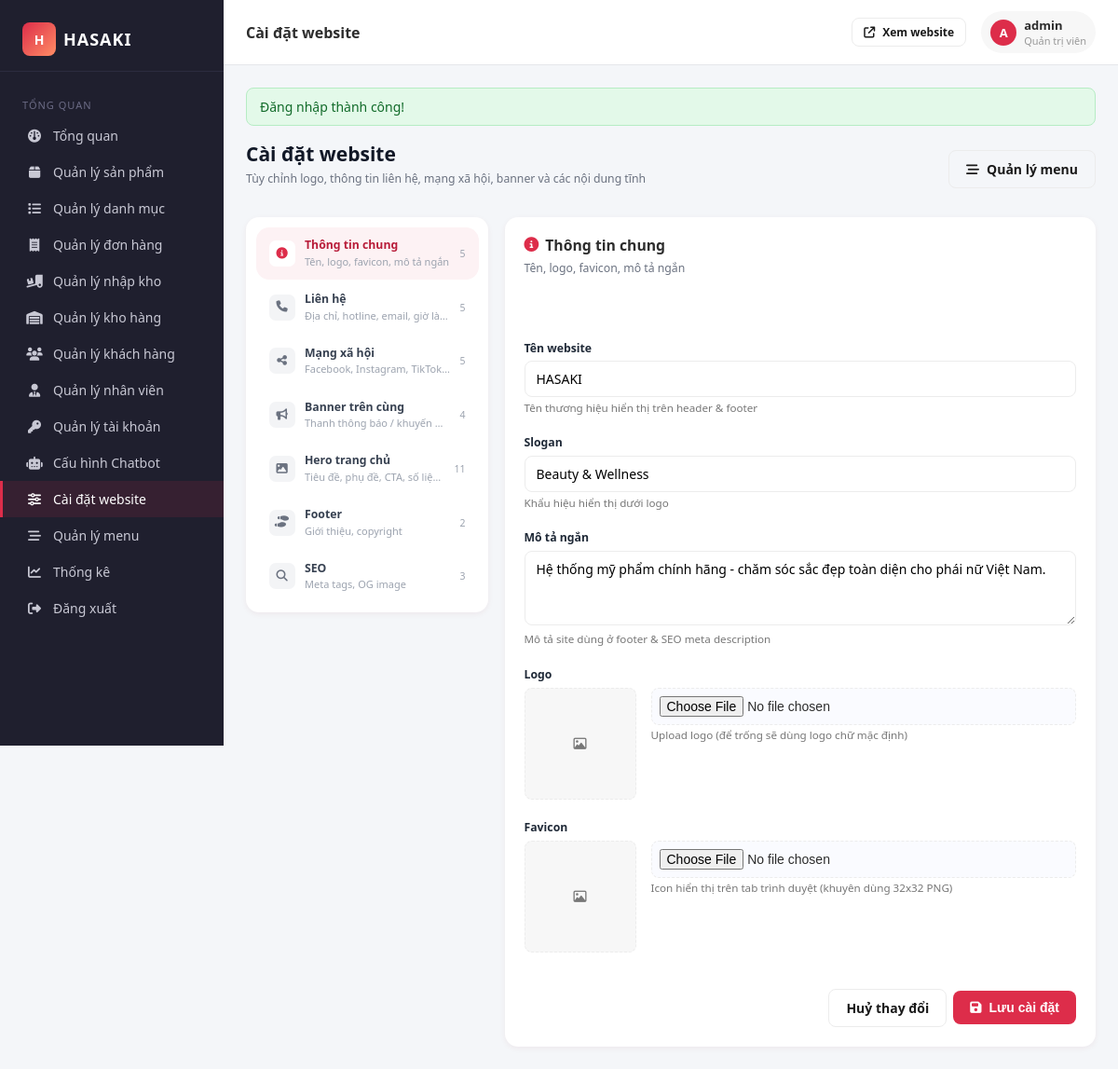
The app's page /admin/settings.php (signed in) with its own data.
### tables this page shows
CREATE TABLE CauHinh (
  Khoa          VARCHAR(100) PRIMARY KEY,
  GiaTri        TEXT NULL,
  Loai          VARCHAR(20) DEFAULT 'text',
  Nhom          VARCHAR(50) NULL,
  TenHienThi    VARCHAR(255) NULL,
  GhiChu        VARCHAR(500) NULL,
  ThuTu         INT DEFAULT 0,
  CapNhatLuc    DATETIME DEFAULT CURRENT_TIMESTAMP ON UPDATE CURRENT_TIMESTAMP
);

### src/helpers/functions.php (called while the page is built, shortened)
<?php
function e(?string $value): string {
    return htmlspecialchars($value ?? '', ENT_QUOTES, 'UTF-8');
}
function url(string $path = ''): string {
    return BASE_URL . '/' . ltrim($path, '/');
}

### config/database.php (called while the page is built, shortened)
<?php
class Database {
    private static ?PDO $pdo = null;
    public static function getConnection(): PDO {
        if (self::$pdo === null) {
            $dsn = 'mysql:host=' . DB_HOST . ';dbname=' . DB_NAME . ';charset=' . DB_CHARSET;
            $options = [
                PDO::ATTR_ERRMODE              => PDO::ERRMODE_EXCEPTION,
                PDO::ATTR_DEFAULT_FETCH_MODE   => PDO::FETCH_ASSOC,
                PDO::ATTR_EMULATE_PREPARES     => false,
                PDO::MYSQL_ATTR_INIT_COMMAND   => "SET NAMES utf8mb4 COLLATE utf8mb4_unicode_ci",
            ];
            self::$pdo = new PDO($dsn, DB_USER, DB_PASS, $options);
        }
        return self::$pdo;
    }
}

### src/Business/SettingBLL.php (called while the page is built, shortened)
<?php
require_once __DIR__ . '/../DataAccess/SettingDAL.php';
class SettingBLL {
    private SettingDAL $dal;
    public function __construct() { $this->dal = new SettingDAL(); }
    public function getAllGrouped(): array { return $this->dal->getAllGrouped(); }
}

### src/DataAccess/BaseDAL.php (called while the page is built, shortened)
<?php
require_once __DIR__ . '/../../config/database.php';
abstract class BaseDAL {
    public function __construct() {
        $this->db = Database::getConnection();
    }
}

### src/DataAccess/SettingDAL.php (called while the page is built, shortened)
<?php
require_once __DIR__ . '/BaseDAL.php';
class SettingDAL extends BaseDAL {
    public function getAllGrouped(): array {
        $stmt = $this->db->query(
            "SELECT * FROM CauHinh ORDER BY Nhom, ThuTu, Khoa"
        );
        $groups = [];
        foreach ($stmt->fetchAll() as $row) {
            $groups[$row['Nhom'] ?? 'other'][] = $row;
        }
        return $groups;
    }
}

### public/admin/settings.php (the view, shortened to what this page needs)
<?php
require_once __DIR__ . '/../../src/Business/SettingBLL.php';
$bll = new SettingBLL();
$groups = $bll->getAllGrouped();
$activeGroup = $_GET['group'] ?? 'general';
$groupMeta = [
  'general' => ['Thông tin chung', 'fa-circle-info',  'Tên, logo, favicon, mô tả ngắn'],
  'contact' => ['Liên hệ',          'fa-phone',        'Địa chỉ, hotline, email, giờ làm việc'],
  'social'  => ['Mạng xã hội',      'fa-share-nodes',  'Facebook, Instagram, TikTok, YouTube...'],
  'banner'  => ['Banner trên cùng', 'fa-bullhorn',     'Thanh thông báo / khuyến mãi đầu trang'],
  'hero'    => ['Hero trang chủ',   'fa-image',        'Tiêu đề, phụ đề, CTA, số liệu thống kê'],
  'footer'  => ['Footer',           'fa-shoe-prints',  'Giới thiệu, copyright'],
  'seo'     => ['SEO',              'fa-magnifying-glass', 'Meta tags, OG image'],
];
require __DIR__ . '/includes/layout-top.php';
?>
<div class="flex items-center justify-between mb-6">
  <div>
    <h1 class="text-2xl font-bold text-gray-900 m-0">Cài đặt website</h1>
    <p class="text-sm text-gray-500 mt-1">Tùy chỉnh logo, thông tin liên hệ, mạng xã hội, banner và các nội dung tĩnh</p>
  </div>
  <a href="<?= url('admin/menus.php') ?>" class="btn-outline btn"><i class="fa-solid fa-bars-staggered"></i> Quản lý menu</a>
</div>
<div class="grid lg:grid-cols-[260px_1fr] gap-5">
  <aside class="bg-white rounded-2xl shadow-card border border-gray-100 p-3 self-start">
    <nav class="flex flex-col gap-0.5">
      <?php foreach ($groupMeta as $key => [$label, $icon, $desc]):
        $count = count($groups[$key] ?? []);
        $active = $activeGroup === $key;
      ?>
        <a href="?group=<?= $key ?>"
           class="flex items-center gap-3 px-4 py-3 rounded-xl transition-colors text-sm <?= $active ? 'bg-brand-50 text-brand-600' : 'text-gray-700 hover:bg-gray-50' ?>">
          <span class="w-8 h-8 rounded-lg flex items-center justify-center <?= $active ? 'bg-white text-brand-500' : 'bg-gray-100 text-gray-500' ?>">
            <i class="fa-solid <?= $icon ?>"></i>
          </span>
          <span class="flex-1 min-w-0">
            <span class="block font-semibold"><?= e($label) ?></span>
            <span class="block text-[11px] text-gray-400 truncate"><?= e($desc) ?></span>
          </span>
          <span class="text-xs text-gray-400"><?= $count ?></span>
        </a>
      <?php endforeach; ?>
    </nav>
  </aside>
  <div class="bg-white rounded-2xl shadow-card border border-gray-100">
    <?php $rows = $groups[$activeGroup] ?? []; ?>
    <div class="px-6 py-5 border-b border-gray-100 flex items-center justify-between">
      <div>
        <h2 class="text-lg font-bold m-0 flex items-center gap-2">
          <i class="fa-solid <?= $groupMeta[$activeGroup][1] ?? 'fa-cog' ?> text-brand-500"></i>
          <?= e($groupMeta[$activeGroup][0] ?? ucfirst($activeGroup)) ?>
        </h2>
        <p class="text-sm text-gray-500 mt-1"><?= e($groupMeta[$activeGroup][2] ?? '') ?></p>
      </div>
    </div>
    <form method="post" enctype="multipart/form-data" class="p-6 space-y-5">
      <?php foreach ($rows as $row):
        $type  = $row['Loai'] ?? 'text';
        $key   = $row['Khoa'];
        $label = $row['TenHienThi'] ?: $key;
        $val   = $row['GiaTri'] ?? '';
        $hint  = $row['GhiChu'] ?? '';
      ?>
        <div class="form-row">
          <label class="!text-sm !font-semibold !text-gray-800 !mb-1.5 block"><?= e($label) ?></label>
          <?php if ($type === 'image'): ?>
            <div class="image-uploader">
              <div class="preview" data-preview style="width:120px;height:120px">
                <?php if ($val): ?>
                  <img src="<?= asset(e($val)) ?>" onerror="this.style.display='none';this.parentNode.innerHTML='<i class=&quot;fa-regular fa-image&quot;></i>'">
                <?php else: ?>
                  <i class="fa-regular fa-image"></i>
                <?php endif; ?>
              </div>
              <div class="uploader-fields">
                <input type="file" name="file_<?= e($key) ?>" accept="image/*" data-image-input>
                <?php if ($hint): ?><small class="muted block mt-1"><?= e($hint) ?></small><?php endif; ?>
              </div>
            </div>
          <?php elseif ($type === 'textarea'): ?>
            <textarea name="<?= e($key) ?>" rows="<?= str_contains($val, "\n") || mb_strlen($val) > 100 ? 4 : 2 ?>"><?= e($val) ?></textarea>
            <?php if ($hint): ?><small class="muted block mt-1"><?= e($hint) ?></small><?php endif; ?>
          <?php elseif (in_array($type, ['url', 'email', 'tel'])): ?>
            <input type="<?= $type ?>" name="<?= e($key) ?>" value="<?= e($val) ?>"
                   placeholder="<?= $type === 'url' ? 'https://...' : ($type === 'email' ? 'email@example.com' : '0123456789') ?>">
            <?php if ($hint): ?><small class="muted block mt-1"><?= e($hint) ?></small><?php endif; ?>
          <?php else: ?>
            <input type="text" name="<?= e($key) ?>" value="<?= e($val) ?>">
            <?php if ($hint): ?><small class="muted block mt-1"><?= e($hint) ?></small><?php endif; ?>
          <?php endif; ?>
        </div>
      <?php endforeach; ?>
      <div class="flex items-center justify-end gap-2 pt-5 border-t border-gray-100">
        <a href="<?= url('admin/settings.php?group=' . $activeGroup) ?>" class="btn-outline btn">Huỷ thay đổi</a>
        <button class="btn"><i class="fa-solid fa-floppy-disk"></i> Lưu cài đặt</button>
      </div>
    </form>
  </div>
</div>
<?php require __DIR__ . '/includes/layout-bottom.php'; ?>

### public/assets/css/admin.css (style rules this page uses)
*, *::before, *::after { box-sizing: border-box; }
html, body { margin: 0; padding: 0; font-family: "Segoe UI", "Roboto", "Helvetica Neue", Arial, sans-serif; font-size: 14px; background: #f4f6f9; color: #2d2d2d; }
a { color: #1a1a1a; text-decoration: none; }
.btn { display: inline-flex; align-items: center; justify-content: center; gap: 8px; padding: 10px 18px; border: 0; background: #DD2D4A; color: #fff; font-weight: 600; border-radius: 8px; cursor: pointer; transition: filter 0.2s, transform 0.1s; text-decoration: none; font-size: 14px; }
.btn-outline { display: inline-flex; align-items: center; justify-content: center; gap: 8px; padding: 10px 18px; border: 0; background: transparent; color: #1a1a1a; font-weight: 600; border-radius: 8px; cursor: pointer; transition: filter 0.2s, transform 0.1s; text-decoration: none; font-size: 14px; }
.btn-outline { border: 1px solid #ececec; }
.input, input:not([type=submit]):not([type=button]):not([type=checkbox]):not([type=radio]):not([type=file]):not([type=color]):not([type=range]):not([type=image]), select, textarea { width: 100%; padding: 9px 12px; font-size: 14px; font-family: inherit; background: #fff; border: 1px solid #ececec; border-radius: 8px; outline: none; transition: border-color 0.2s, box-shadow 0.2s; }
textarea { min-height: 80px; resize: vertical; }
label { display: block; margin-bottom: 4px; font-weight: 600; font-size: 13px; }
input[type=file] { width: 100%; padding: 8px; font-size: 14px; background: #fafbff; border: 1px dashed #ececec; border-radius: 8px; cursor: pointer; }
.image-uploader { display: flex; gap: 16px; align-items: flex-start; }
.image-uploader .preview { width: 100px; height: 100px; border-radius: 8px; background: #f7f7f7; border: 1px dashed #ececec; display: flex; align-items: center; justify-content: center; color: #777; overflow: hidden; flex-shrink: 0; }
.image-uploader .uploader-fields { flex: 1; min-width: 0; }
.muted { color: #777; }

### public/admin/settings.php (style rules this page uses)
.muted.block { display: block; }
.form-row { padding-bottom: 4px; }

### records on screen
cauhinh: TenHienThi "Tên website", site_name "HASAKI", GhiChu "Tên thương hiệu hiển thị trên header & footer"
cauhinh: TenHienThi "Slogan", site_tagline "Beauty & Wellness", GhiChu "Khẩu hiệu hiển thị dưới logo"
cauhinh: TenHienThi "Mô tả ngắn", site_description "Hệ thống mỹ phẩm chính hãng - chăm sóc sắc đẹp toàn diện cho phái nữ Việt Nam.", GhiChu "Mô tả site dùng ở footer & SEO meta description"
cauhinh: TenHienThi "Logo", GhiChu "Upload logo (để trống sẽ dùng logo chữ mặc định)"
cauhinh: TenHienThi "Favicon", GhiChu "Icon hiển thị trên tab trình duyệt (khuyên dùng 32x32 PNG)"

### other values on screen
$label "Tổng quan"
$label "Quản lý sản phẩm"
$label "Quản lý danh mục"
$label "Quản lý đơn hàng"
$label "Quản lý nhập kho"
$label "Quản lý kho hàng"
$label "Quản lý khách hàng"
$label "Quản lý nhân viên"
$label "Quản lý tài khoản"
$label "Cấu hình Chatbot"
$label "Cài đặt website"
$label "Quản lý menu"
$label "Thống kê"
$page_title "Cài đặt website"
mb_strtoupper(mb_substr($_SESSION['display_name'] ?? 'A', 0, 1)) "A"
